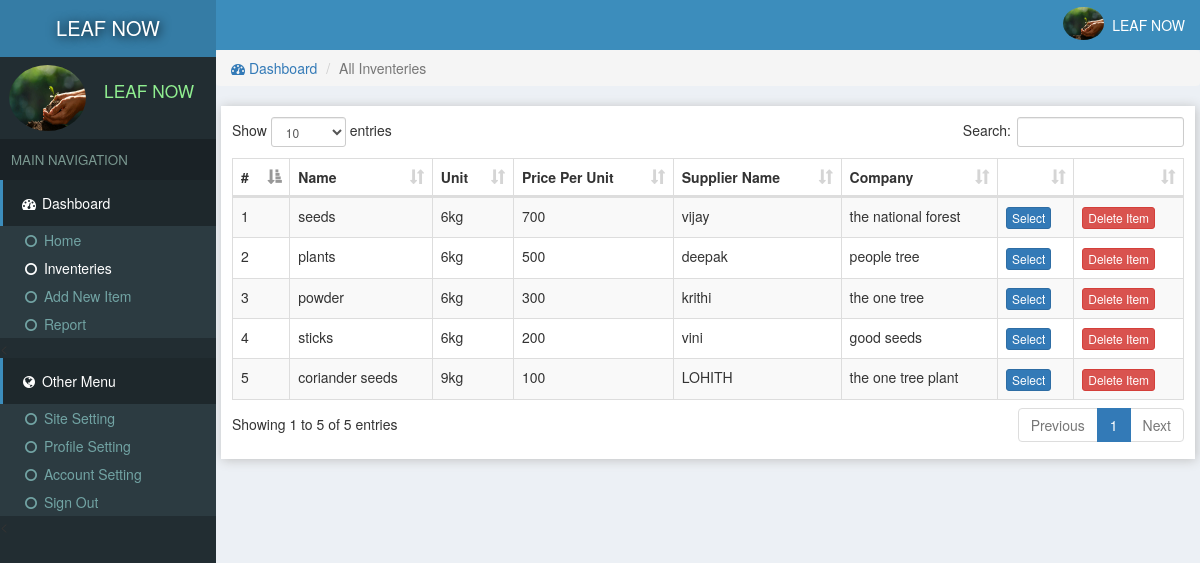
/inventeries.php (signed in), run on the app's committed database.
### tables this page shows
CREATE TABLE `site` (
  `id` int(11) NOT NULL,
  `title` varchar(222) NOT NULL,
  `name` varchar(222) NOT NULL
);

CREATE TABLE `users` (
  `id` int(11) NOT NULL,
  `email` varchar(222) NOT NULL,
  `password` varchar(222) NOT NULL,
  `name` varchar(222) NOT NULL,
  `pic` varchar(222) NOT NULL,
  `number` varchar(222) NOT NULL,
  `date` timestamp NOT NULL DEFAULT current_timestamp()
);

CREATE TABLE `inventeries` (
  `id` int(11) NOT NULL,
  `catId` int(11) NOT NULL,
  `supplier` varchar(222) NOT NULL,
  `name` text NOT NULL,
  `unit` text NOT NULL,
  `price` text NOT NULL,
  `pic` text NOT NULL,
  `description` text NOT NULL,
  `company` varchar(111) NOT NULL,
  `date` timestamp NOT NULL DEFAULT current_timestamp()
);

### assets/db.php (called while the page is built, shortened)
<?php
    $con = new mysqli('localhost','root','','store');
    $array = $con->query("select * from users where id ='$_SESSION[userId]'");
    $user = $array->fetch_assoc();
?>

### inventeries.php (the view, shortened to what this page needs)
<?php require "assets/function.php" ?>
<?php require 'assets/db.php';?>
<!DOCTYPE html>
<html>
<head>
<link rel="stylesheet" href="js/datatables.net-bs/css/dataTables.bootstrap.min.css">
  <?php require "assets/autoloader.php" ?>
</head>
<body style="background: #ECF0F5;padding:0;margin:0">
<div class="dashboard" style="position: fixed;width: 18%;height: 100%;background:#222D32">
  <div style="background:#357CA5;padding: 14px 3px;color:white;font-size: 15pt;text-align: center;text-shadow: 1px 1px 11px black">
    <a href="index.php" style="color: white;text-decoration: none;"><?php echo strtoupper(siteName()); ?> </a>
  </div>
  <div class="flex" style="padding: 3px 7px;margin:5px 2px;">
    <div><img src="photo/<?php echo $user['pic'] ?>" class='img-circle' style='width: 77px;height: 66px'></div>
    <div style="color:lightgreen;font-size: 13pt;padding: 14px 7px;margin-left: 11px;"><?php echo ucfirst($user['name']); ?></div>
  </div>
  <div style="background: #1A2226;font-size: 10pt;padding: 11px;color: #79978F">MAIN NAVIGATION</div>
  <div>
    <div style="background:#1E282C;color: white;padding: 13px 17px;border-left: 3px solid #3C8DBC;"><span><i class="fa fa-dashboard fa-fw"></i> Dashboard</span></div>
    <div class="item">
      <ul class="nostyle zero">
        <a href="index.php"><li ><i class="fa fa-circle-o fa-fw"></i> Home</li></a>
        <a href="inventeries.php"><li style="color: white"><i class="fa fa-circle-o fa-fw"></i> Inventeries</li></a>
       <a href="addnew.php"><li><i class="fa fa-circle-o fa-fw"></i> Add New Item</li></a>
        <a href="reports.php"><li><i class="fa fa-circle-o fa-fw"></i> Report</li></a>
      </ul><
    </div>
  </div>
  <div style="background:#1E282C;color: white;padding: 13px 17px;border-left: 3px solid #3C8DBC;"><span><i class="fa fa-globe fa-fw"></i> Other Menu</span></div>
  <div class="item">
      <ul class="nostyle zero">
        <a href="sitesetting.php"><li><i class="fa fa-circle-o fa-fw"></i> Site Setting</li></a>
       <a href="profile.php"><li><i class="fa fa-circle-o fa-fw"></i> Profile Setting</li></a>
        <a href="accountSetting.php"><li><i class="fa fa-circle-o fa-fw"></i> Account Setting</li></a>
        <a href="logout.php"><li><i class="fa fa-circle-o fa-fw"></i> Sign Out</li></a>
      </ul><
    </div>
</div>
<div class="marginLeft" >
  <div style="color:white;background:#3C8DBC" >
    <div class="pull-right flex rightAccount" style="padding-right: 11px;padding: 7px;">
      <div><img src="photo/<?php echo $user['pic'] ?>" style='width: 41px;height: 33px;' class='img-circle'></div>
      <div style="padding: 8px"><?php echo ucfirst($user['name']) ?></div>
    </div>
  </div>
<?php
if (isset($_GET['catId']))
{
  $catId = $_GET['catId'];
  $array = $con->query("select * from categories where id='$catId'");
  $catArray =$array->fetch_assoc();
  $catName = $catArray['name'];
  $stockArray = $con->query("select * from inventeries where catId='$catArray[id]'");
}
else
{
  $catName = "All Inventeries";
  $stockArray = $con->query("select * from inventeries");
}
 ?>
  <div class="content">
   <ol class="breadcrumb ">
        <li><a href="index.php"><i class="fa fa-dashboard"></i> Dashboard</a></li>
        <li class="active"><?php echo $catName ?></li>
    </ol>
  <div class="tableBox" >
    <table id="dataTable" class="table table-bordered table-striped" style="z-index: -1">
      <thead>
        <th>#</th>
        <th>Name</th>
        <th>Unit</th>
        <th>Price Per Unit</th>
        <th>Supplier Name</th>
        <th>Company</th>
        <th></th>
        <th></th>
      </thead>
     <tbody>
      <?php $i=0;
        while ($row = $stockArray->fetch_assoc())
        {
          $i=$i+1;
          $id = $row['id'];
        ?>
          <tr>
            <td><?php echo $i; ?></td>
            <td><?php echo $row['name']; ?></td>
            <td><?php echo $row['unit']; ?></td>
            <td><?php echo $row['price']; ?></td>
            <td><?php echo $row['supplier']; ?></td>
            <td><?php echo $row['company']; ?></td>
            <?php
            if (!empty($_SESSION['bill']))
            {
            foreach ($_SESSION['bill'] as $key => $value)
            {
              if (in_array($row['id'], $_SESSION['bill'][$key]))
              {
                echo "<td>Selected</td>";break;
              }
               else
               {
              ?>
            <td id='selection<?php echo $i; ?>'><button class="btn btn-primary btn-xs" onclick="addInBill('<?php echo $id ?>','<?php echo $i; ?>')">Select</button></td>
              <?php break;} } } else {?>
              <td id='selection<?php echo $i; ?>'><button class="btn btn-primary btn-xs" onclick="addInBill('<?php echo $id ?>','<?php echo $i; ?>')">Select</button></td>
              <?php } ?>
              <td colspan="center"><a href="delete.php?item=<?php echo $row['id'] ?>&url=<?php echo $_SERVER['QUERY_STRING'] ?>"><button class='btn btn-danger btn-xs'>Delete Item</button></a></td>
          </tr>
      <?php
        }
       ?>
     </tbody>
    </table>
  </div>
  </div>
</div>
</body>
</html>

### data on the page
site: name "LEAF NOW"
users: pic (placeholder picture), name "LEAF NOW"
inventeries: name "seeds", unit "6kg", price "700", supplier "vijay", company "the national forest"
inventeries: name "plants", unit "6kg", price "500", supplier "deepak", company "people tree"
inventeries: name "powder", unit "6kg", price "300", supplier "krithi", company "the one tree"
inventeries: name "sticks", unit "6kg", price "200", supplier "vini", company "good seeds"
inventeries: name "coriander seeds", unit "9kg", price "100", supplier "LOHITH", company "the one tree plant"

### other printed values
$catName "All Inventeries"
